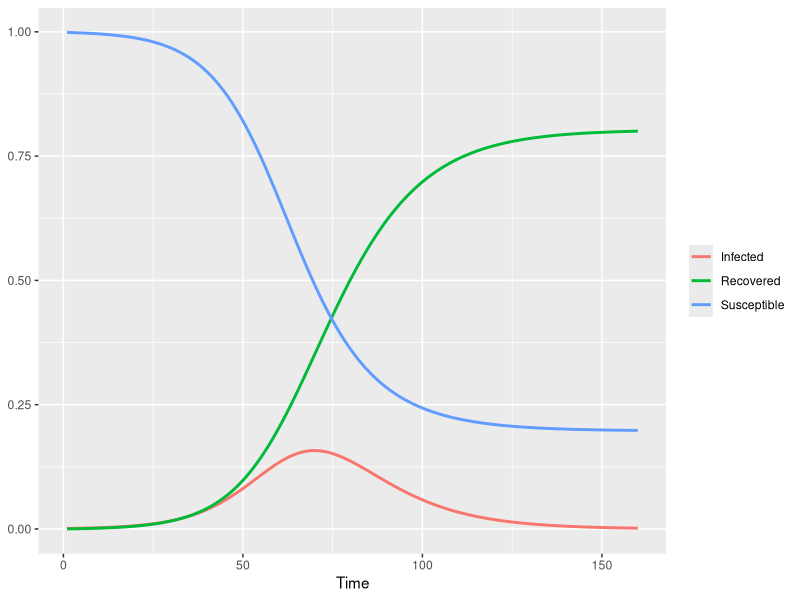

Write R code to recreate this figure.
## ---- chunk 1
library(tidyverse)
## ---- chunk 2
beta  <- 0.2    # Contact rate (in 1/days)
gamma <- 1./10  # recovery rates (in 1/days)

N <- 1000   # Population
I <- 1      # initial infected
R <- 0      # initial recovered

S <- N - I - R  # susceptible
## ---- chunk 3
the_range <- 160

Susceptible <- rep(NA, the_range)
Infected    <- rep(NA, the_range)
Recovered   <- rep(NA, the_range)

for (i in seq_len(the_range)) {
    diff_I <- beta * S * I / N
    S <- S - diff_I
    diff_R <- gamma * I
    R <- R + diff_R
    I <- I + diff_I - diff_R
    Susceptible[i] <- S
    Infected[i]    <- I
    Recovered[i]   <- R
}

dat <- tibble(
  i = 1:the_range,
  Susceptible,
  Infected,
  Recovered
)
## ---- chunk 4
dat %>% pivot_longer(cols = Susceptible:Recovered,
                     names_to = "label") %>%
  ggplot(aes(i, value/N, colour = label)) +
  geom_line(size = 1) +
  labs(y = NULL, x = "Time", colour = NULL)
